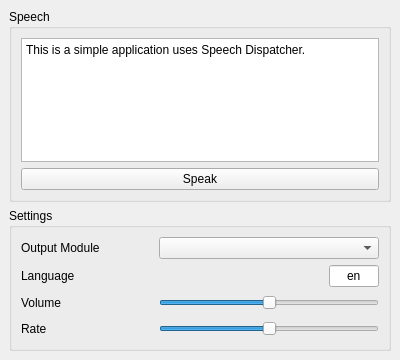
<ui version="4.0" >
 <class>MainWindow</class>
 <widget class="QMainWindow" name="MainWindow" >
  <property name="geometry" >
   <rect>
    <x>0</x>
    <y>0</y>
    <width>400</width>
    <height>360</height>
   </rect>
  </property>
  <property name="windowTitle" >
   <string>speak.py</string>
  </property>
  <property name="dockNestingEnabled" >
   <bool>true</bool>
  </property>
  <widget class="QWidget" name="centralwidget" >
   <layout class="QVBoxLayout" name="verticalLayout" >
    <item>
     <widget class="QGroupBox" name="groupBox" >
      <property name="title" >
       <string>Speech</string>
      </property>
      <layout class="QVBoxLayout" name="verticalLayout_4" >
       <item>
        <widget class="QPlainTextEdit" name="speak_content" >
         <property name="sizePolicy" >
          <sizepolicy vsizetype="Expanding" hsizetype="Expanding" >
           <horstretch>0</horstretch>
           <verstretch>0</verstretch>
          </sizepolicy>
         </property>
         <property name="acceptDrops" >
          <bool>true</bool>
         </property>
         <property name="plainText" >
          <string>This is a simple application uses Speech Dispatcher.</string>
         </property>
        </widget>
       </item>
       <item>
        <widget class="QPushButton" name="speak" >
         <property name="text" >
          <string>Speak</string>
         </property>
        </widget>
       </item>
      </layout>
     </widget>
    </item>
    <item>
     <widget class="QGroupBox" name="groupBox_2" >
      <property name="title" >
       <string>Settings</string>
      </property>
      <layout class="QVBoxLayout" name="verticalLayout_5" >
       <item>
        <layout class="QHBoxLayout" name="horizontalLayout" >
         <item>
          <widget class="QLabel" name="label" >
           <property name="sizePolicy" >
            <sizepolicy vsizetype="Fixed" hsizetype="Fixed" >
             <horstretch>0</horstretch>
             <verstretch>0</verstretch>
            </sizepolicy>
           </property>
           <property name="text" >
            <string>Output Module</string>
           </property>
          </widget>
         </item>
         <item>
          <spacer name="horizontalSpacer" >
           <property name="orientation" >
            <enum>Qt::Horizontal</enum>
           </property>
           <property name="sizeHint" stdset="0" >
            <size>
             <width>40</width>
             <height>20</height>
            </size>
           </property>
          </spacer>
         </item>
         <item>
          <widget class="QComboBox" name="output_module" >
           <property name="sizePolicy" >
            <sizepolicy vsizetype="Fixed" hsizetype="Preferred" >
             <horstretch>0</horstretch>
             <verstretch>0</verstretch>
            </sizepolicy>
           </property>
           <property name="minimumSize" >
            <size>
             <width>220</width>
             <height>0</height>
            </size>
           </property>
          </widget>
         </item>
        </layout>
       </item>
       <item>
        <layout class="QHBoxLayout" name="horizontalLayout_2" >
         <item>
          <widget class="QLabel" name="label_2" >
           <property name="sizePolicy" >
            <sizepolicy vsizetype="Fixed" hsizetype="Fixed" >
             <horstretch>0</horstretch>
             <verstretch>0</verstretch>
            </sizepolicy>
           </property>
           <property name="text" >
            <string>Language</string>
           </property>
          </widget>
         </item>
         <item>
          <spacer name="horizontalSpacer_2" >
           <property name="orientation" >
            <enum>Qt::Horizontal</enum>
           </property>
           <property name="sizeHint" stdset="0" >
            <size>
             <width>40</width>
             <height>20</height>
            </size>
           </property>
          </spacer>
         </item>
         <item>
          <widget class="QLineEdit" name="language" >
           <property name="sizePolicy" >
            <sizepolicy vsizetype="Fixed" hsizetype="Fixed" >
             <horstretch>0</horstretch>
             <verstretch>0</verstretch>
            </sizepolicy>
           </property>
           <property name="minimumSize" >
            <size>
             <width>50</width>
             <height>0</height>
            </size>
           </property>
           <property name="maximumSize" >
            <size>
             <width>50</width>
             <height>16777215</height>
            </size>
           </property>
           <property name="inputMask" >
            <string>AA; </string>
           </property>
           <property name="text" >
            <string>en</string>
           </property>
           <property name="alignment" >
            <set>Qt::AlignCenter</set>
           </property>
          </widget>
         </item>
        </layout>
       </item>
       <item>
        <layout class="QHBoxLayout" name="horizontalLayout_3" >
         <item>
          <widget class="QLabel" name="label_3" >
           <property name="sizePolicy" >
            <sizepolicy vsizetype="Fixed" hsizetype="Fixed" >
             <horstretch>0</horstretch>
             <verstretch>0</verstretch>
            </sizepolicy>
           </property>
           <property name="text" >
            <string>Volume</string>
           </property>
          </widget>
         </item>
         <item>
          <spacer name="horizontalSpacer_3" >
           <property name="orientation" >
            <enum>Qt::Horizontal</enum>
           </property>
           <property name="sizeHint" stdset="0" >
            <size>
             <width>40</width>
             <height>20</height>
            </size>
           </property>
          </spacer>
         </item>
         <item>
          <widget class="QSlider" name="volume" >
           <property name="sizePolicy" >
            <sizepolicy vsizetype="Fixed" hsizetype="Fixed" >
             <horstretch>0</horstretch>
             <verstretch>0</verstretch>
            </sizepolicy>
           </property>
           <property name="minimumSize" >
            <size>
             <width>220</width>
             <height>0</height>
            </size>
           </property>
           <property name="minimum" >
            <number>-100</number>
           </property>
           <property name="maximum" >
            <number>100</number>
           </property>
           <property name="value" >
            <number>0</number>
           </property>
           <property name="orientation" >
            <enum>Qt::Horizontal</enum>
           </property>
          </widget>
         </item>
        </layout>
       </item>
       <item>
        <layout class="QHBoxLayout" name="horizontalLayout_4" >
         <item>
          <widget class="QLabel" name="label_4" >
           <property name="sizePolicy" >
            <sizepolicy vsizetype="Fixed" hsizetype="Fixed" >
             <horstretch>0</horstretch>
             <verstretch>0</verstretch>
            </sizepolicy>
           </property>
           <property name="text" >
            <string>Rate</string>
           </property>
          </widget>
         </item>
         <item>
          <spacer name="horizontalSpacer_4" >
           <property name="orientation" >
            <enum>Qt::Horizontal</enum>
           </property>
           <property name="sizeHint" stdset="0" >
            <size>
             <width>40</width>
             <height>20</height>
            </size>
           </property>
          </spacer>
         </item>
         <item>
          <widget class="QSlider" name="rate" >
           <property name="sizePolicy" >
            <sizepolicy vsizetype="Fixed" hsizetype="Fixed" >
             <horstretch>0</horstretch>
             <verstretch>0</verstretch>
            </sizepolicy>
           </property>
           <property name="minimumSize" >
            <size>
             <width>220</width>
             <height>0</height>
            </size>
           </property>
           <property name="minimum" >
            <number>-100</number>
           </property>
           <property name="maximum" >
            <number>100</number>
           </property>
           <property name="orientation" >
            <enum>Qt::Horizontal</enum>
           </property>
          </widget>
         </item>
        </layout>
       </item>
      </layout>
     </widget>
    </item>
   </layout>
  </widget>
 </widget>
 <resources/>
 <connections/>
</ui>
